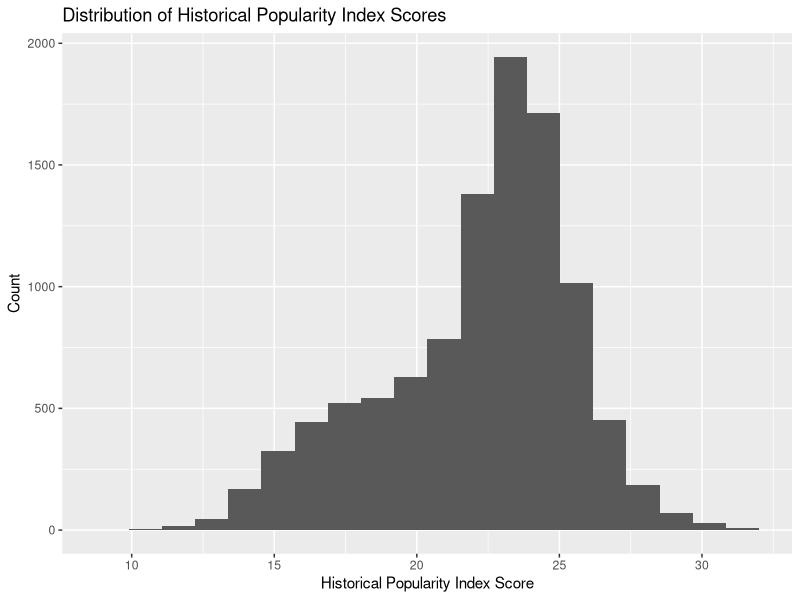
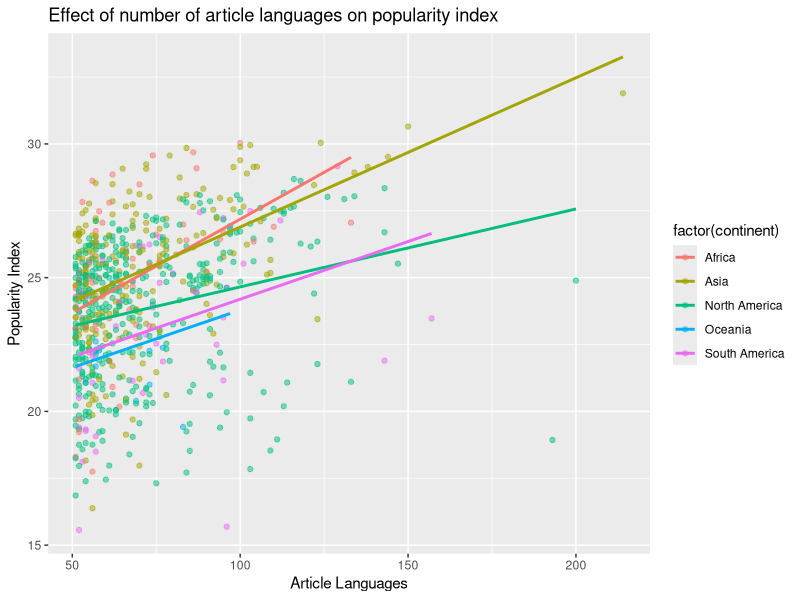
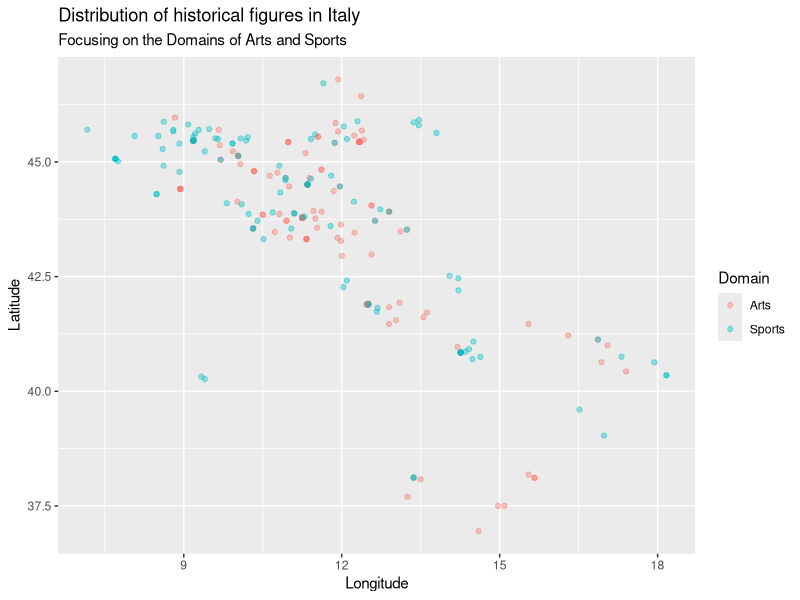

Source code (R) for these figures, in order:
## ---- chunk 1
knitr::opts_chunk$set(echo = FALSE)
## ---- chunk 2
library(tidyverse)
library(broom)
## ---- chunk 3
panth <- read_csv("data/cdatabase.csv",
                  na = c("Unknown", "1237?", "530s"))
## ---- chunk 4
panth_mod <- na.omit(panth)

panth_mod %>%
  ncol()

panth_mod %>%
  nrow()
## ---- chunk 5
panth_mod %>%
  ggplot(mapping = aes(x = historical_popularity_index)) +
  geom_histogram(bins = 20) + 
  labs(title = "Distribution of Historical Popularity Index Scores", y = "Count", 
       x = "Historical Popularity Index Score")

panth_mod %>%
  summarise(mean = mean(historical_popularity_index), 
            median = median(historical_popularity_index), 
            sd = sd(historical_popularity_index))
## ---- chunk 6
panth_mod %>%
  count(sex)
## ---- chunk 7
m_pop_sex <- lm(historical_popularity_index ~ sex , data = panth_mod)
tidy(m_pop_sex) %>%
  select(term, estimate)
## ---- chunk 8
glance(m_pop_sex)$r.squared
## ---- chunk 9
panth_mod%>%
  filter(birth_year > 1920)%>%
  count(sex)%>%
  mutate(prop = n/sum(n))
## ---- chunk 10
m_pop_sex2 <- lm(historical_popularity_index ~ sex , data = panth_mod%>%filter(birth_year > 1920))
tidy(m_pop_sex2) %>%
  select(term, estimate)
## ---- chunk 11
m_full <- lm(historical_popularity_index ~ sex +
               domain +
               article_languages +
               continent +
               continent * article_languages,
             data = panth_mod)
tidy(m_full) %>%
  select(term, estimate)
## ---- chunk 12
glance(m_full)$r.squared
## ---- chunk 13
selected_model <- step(m_full, direction = "backward")

tidy(selected_model) %>%
  select(term, estimate)

glance(m_full)$AIC
## ---- chunk 14
panth_mod %>%
  filter(continent != "Europe",
         article_languages > 50)%>%
  ggplot(mapping = aes(y = historical_popularity_index, x = article_languages,
                       color = factor(continent))) + geom_point(alpha = .5) + 
    geom_smooth(method = "lm", se = FALSE)+
    labs(x = "Article Languages", y = "Popularity Index", 
    title = "Effect of number of article languages on popularity index") 
    
## ---- chunk 15
panth_mod %>%
  filter(country == "Italy") %>%
  filter(domain %in% c("Sports","Arts"))%>%
  ggplot(panth, mapping = aes(x = longitude, y = latitude, color = domain)) +
  geom_point(alpha = .4) +
  theme_grey() +
  labs(title = "Distribution of historical figures in Italy", 
       subtitle = "Focusing on the Domains of Arts and Sports", x = "Longitude", y = "Latitude", color = "Domain")
